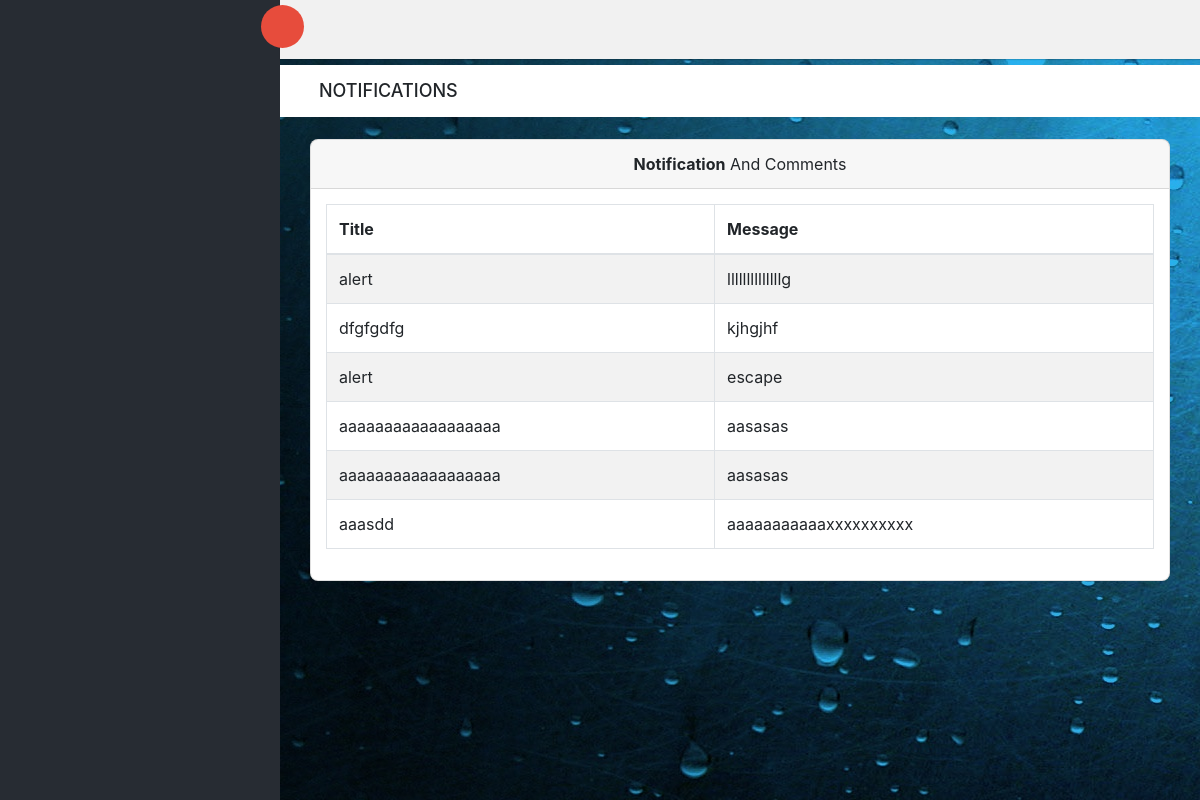
/admin/notif.php, run on the app's committed database.
### tables this page shows
CREATE TABLE `notification_tb` (
  `notify_id` int(20) NOT NULL,
  `camp_id` int(20) NOT NULL,
  `title` varchar(100) NOT NULL,
  `message` varchar(100) NOT NULL
);

### admin/notif.php (the view, shortened to what this page needs)
<?php
include('../connection.php');
$query=mysqli_query($conn,"SELECT * FROM notification_tb");
?>
<!DOCTYPE html>
<html class="no-js" lang="en">
<head>
    <link rel="stylesheet" href="vendors/bootstrap/dist/css/bootstrap.min.css">
    <link rel="stylesheet" href="vendors/font-awesome/css/font-awesome.min.css">
    <link rel="stylesheet" href="vendors/themify-icons/css/themify-icons.css">
    <link rel="stylesheet" href="vendors/flag-icon-css/css/flag-icon.min.css">
    <link rel="stylesheet" href="vendors/selectFX/css/cs-skin-elastic.css">
    <link rel="stylesheet" href="assets/css/style.css">
</head>
<body>
<?php include 'leftpanel.php' ?>
    <div id="right-panel" class="right-panel">
       <?php include 'nav.php' ?>
        <div class="breadcrumbs">
            <div class="col-sm-4">
                <div class="page-header float-left">
                    <div class="page-title">
                        <h1>NOTIFICATIONS</h1>
                    </div>
                </div>
            </div>
        </div>
        <div class="content mt-3">
            <div class="animated fadeIn">
                    <div class="col-lg-12">
                        <div class="card">
                            <div class="card-header" align="center">
                                <strong  class="card-title">Notification</strong> And Comments
                            </div>
                            <div class="card-body">
                                <table class="table table-striped">
                                    <thead>
                                        <tr class="table table-bordered">
                                            <th scope="col">Title</th>
                                            <th scope="col">Message</th>
                                        </tr>
                                    </thead>
                                    <tbody>
                                        <?php
                                        while($row=mysqli_fetch_assoc($query))
                                        {
                                        ?>
                                        <tr class="table table-bordered">
                                            <td><?php echo $row['title'];?></td>
                                            <td><?php echo $row['message'];?></td>
                                        </tr>
                                     <?php } ?>
                                    </tbody>
                                </table>
                            </div>
                        </div>
                    </div>
            </div>
        </div>
    </div>
</body>
</html>

### data on the page
notification_tb: title "alert", message "llllllllllllllg"
notification_tb: title "dfgfgdfg", message "kjhgjhf"
notification_tb: title "alert", message "escape"
notification_tb: title "aaaaaaaaaaaaaaaaaa", message "aasasas"
notification_tb: title "aaaaaaaaaaaaaaaaaa", message "aasasas"
notification_tb: title "aaasdd", message "aaaaaaaaaaaxxxxxxxxxx"
